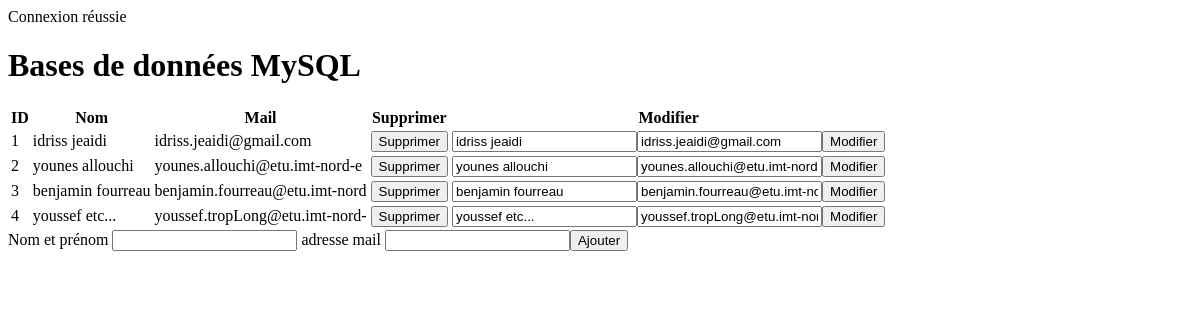
Before: /TP4/exo4/users.php with the older database file.
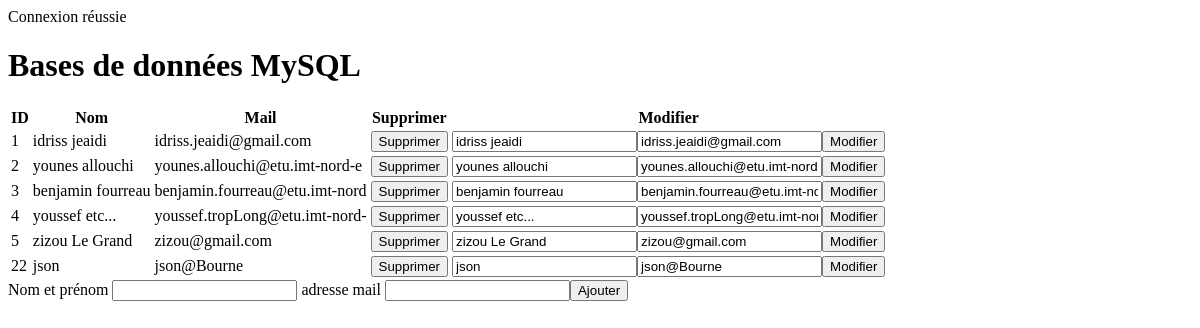
After: the same page with the newer database file.
### tables this page shows
CREATE TABLE IF NOT EXISTS `users` (
  `id` int NOT NULL AUTO_INCREMENT,
  `name` varchar(30) DEFAULT NULL,
  `email` varchar(30) DEFAULT NULL,
  PRIMARY KEY (`id`)
);

### TP4/exo4/crud_functions.php (called while the page is built, shortened)
<?php
function getUsers($pdo)
{
    $request = $pdo->prepare("select * from users");
    $request->execute();
    $resultat = $request->fetchAll(PDO::FETCH_ASSOC);
    return $resultat;
}
?>

### TP4/exo4/users.php (the view, shortened to what this page needs)
<!DOCTYPE html>
<html>
<?php
require_once('config.php');
require_once('crud_functions.php');
try {
    $pdo = new PDO($connectionString, _MYSQL_USER, _MYSQL_PASSWORD, $options);
    $pdo->setAttribute(PDO::ATTR_ERRMODE, PDO::ERRMODE_EXCEPTION);
    $resultat = getUsers($pdo);
} catch (PDOException $erreur) {
    echo "Erreur : " . $erreur->getMessage();
}
?>
<head>
</head>
<body>
    <h1>Bases de données MySQL</h1>
    <table>
        <tr>
            <th>ID</th>
            <th>Nom</th>
            <th>Mail</th>
            <th>Supprimer</th>
            <th>Modifier</th>
        </tr>
        <?php
        foreach ($resultat as $user) {
            echo '<tr>';
            echo "<td> {$user['id']} </td>";
            echo "<td> {$user['name']} </td>";
            echo "<td> {$user['email']} </td>";
            echo '<td>';
            echo "<form method='post' action='users.php'>";
            echo "<input type='submit' value='Supprimer'/>";
            echo "</form>";
            echo '</td>';
            echo "<td>";
            echo "<form method='post' action='users.php'>";
            echo "<input type='text' name='name' value='{$user['name']}'/>";
            echo "<input type='mail' name='email' value='{$user['email']}'/>";
            echo "<input type='submit' value='Modifier' />";
            echo "</form>";
            echo "</td>";
            echo '</tr>';
        }
        echo "</table>";
        echo "<form method = 'post' action='users.php'>";
        echo "<label for='name'>Nom et prénom </label>";
        echo "<input type='text' name='name' id='name' />";
        echo "<label for='mail'> adresse mail </label>";
        echo "<input type='text' name='mail' id='mail' />";
        echo "<input type='submit' value='Ajouter' />";
        echo "</form>";
        ?>
</body>
</html>

Changed rows visible on the page:
added users: id "5", name "zizou Le Grand", email "zizou@gmail.com"
added users: id "22", name "json", email "json@Bourne"
